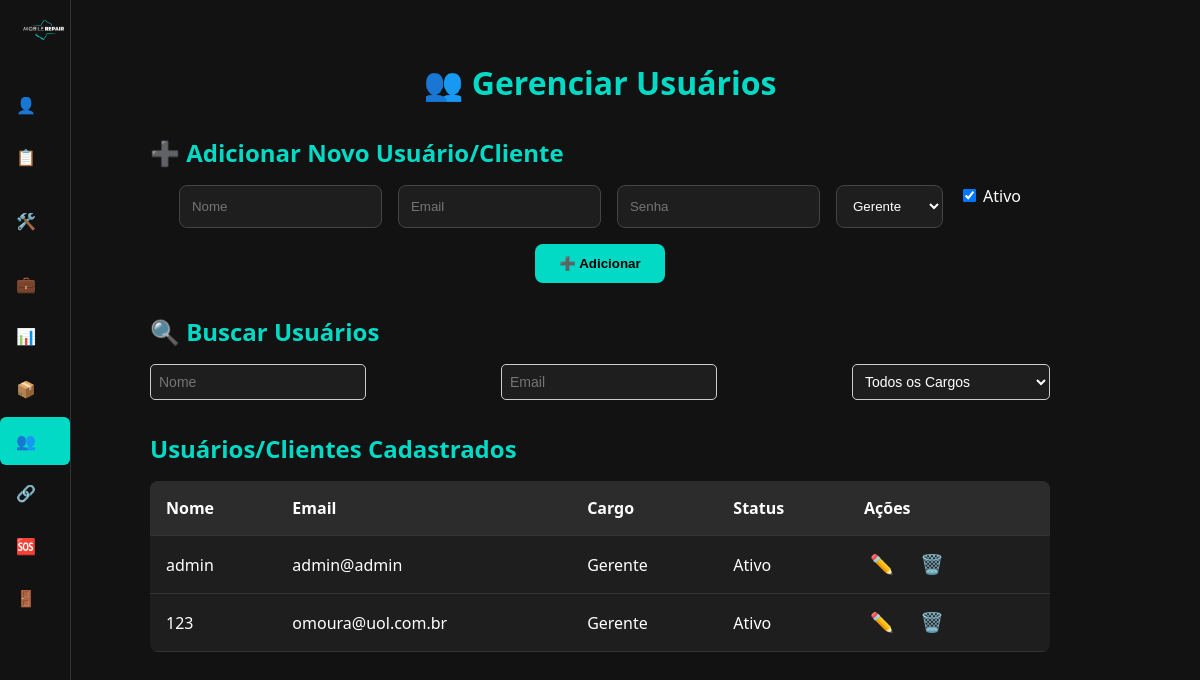
The app's page /usuarios.php (signed in), older data.
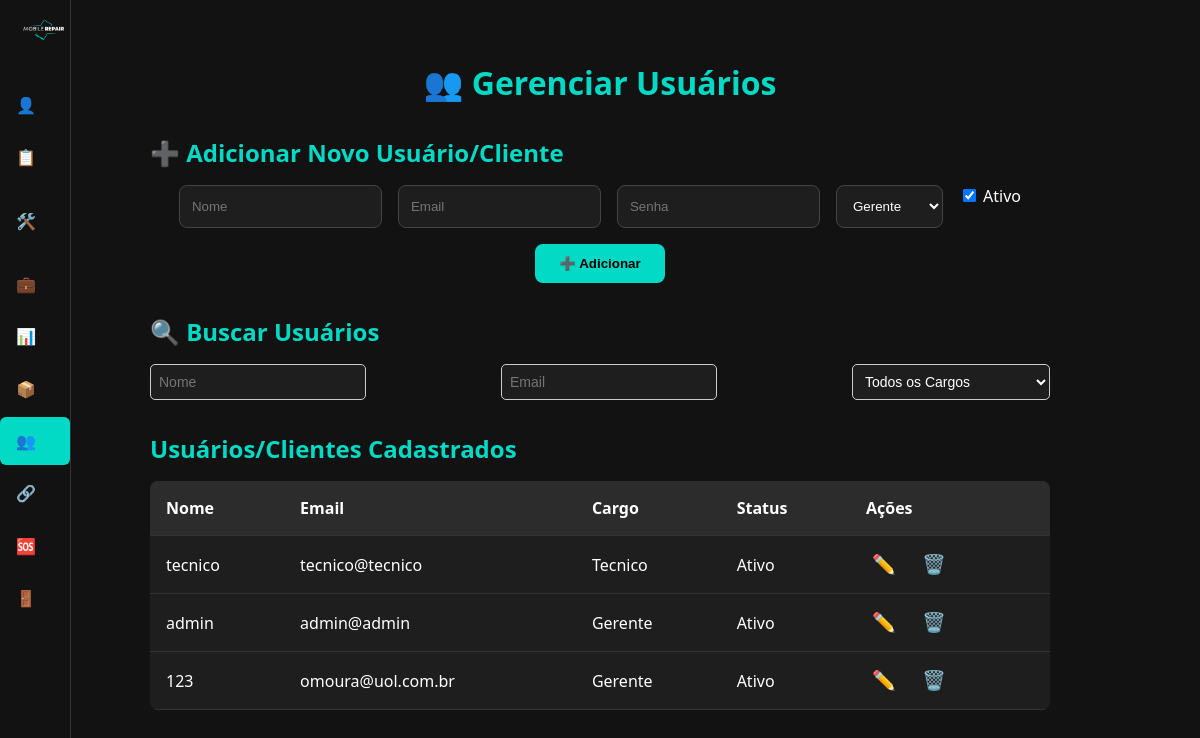
The same page, newer data.
### tables this page shows
CREATE TABLE `usuario` (
  `id_usuario` int(11) NOT NULL,
  `email` varchar(100) DEFAULT NULL,
  `senha` varchar(100) DEFAULT NULL,
  `cargo` varchar(50) DEFAULT NULL,
  `nome_completo` varchar(100) DEFAULT NULL,
  `ativo` int(11) DEFAULT NULL,
  `senha_temporaria` tinyint(1) DEFAULT 0
);

### usuarios.php (the view, shortened to what this page needs)
<?php
require_once 'conexao.php';
$filtroCargo = isset($_GET['filtro_cargo']) ? $_GET['filtro_cargo'] : '';
if ($filtroCargo === 'Cliente') {
    $sqlUsuarios = "SELECT cpf, nome AS nome_completo, email, 'Cliente' AS cargo, 1 AS ativo, telefone, endereco
                    FROM cliente ORDER BY cpf DESC";
} else {
    $sqlUsuarios = "SELECT id_usuario, nome_completo, email, cargo, ativo FROM usuario ORDER BY id_usuario DESC";
}
$stmtUsuarios = $pdo->query($sqlUsuarios);
$usuarios = $stmtUsuarios->fetchAll(PDO::FETCH_ASSOC);
$menus = [
    'Gerente' => [
        ['href' => 'dashboard.php', 'icon' => '👤', 'text' => 'Perfil'],
        ['href' => 'cadastro-cliente.php', 'icon' => '📋', 'text' => 'Cadastro Cliente'],
        ['href' => 'cadastro-ordem_serv.php', 'icon' => '🛠️', 'text' => 'Cadastro de<br>Ordem de Serviço'],
        ['href' => 'ordem_serv.php', 'icon' => '💼', 'text' => 'Ordem de serviço'],
        ['href' => 'relatorio.php', 'icon' => '📊', 'text' => 'Relatórios'],
        ['href' => 'estoque.php', 'icon' => '📦', 'text' => 'Estoque'],
        ['href' => 'usuarios.php', 'icon' => '👥', 'text' => 'Usuários'],
        ['href' => 'fornecedor.php', 'icon' => '🔗', 'text' => 'Fornecedores'],
        ['href' => 'suporte.php', 'icon' => '🆘', 'text' => 'Suporte'],
        ['href' => 'logout.php', 'icon' => '🚪', 'text' => 'Sair']
    ],
];
$menuItems = isset($_SESSION['cargo']) && isset($menus[$_SESSION['cargo']]) ? $menus[$_SESSION['cargo']] : [];
?>
<!DOCTYPE html>
<html lang="pt-br">
<head>
  <link rel="stylesheet" href="css/usuarios.css" />
  <link rel="stylesheet" href="css/sidebar.css" />
</head>
<body>
  <nav class="sidebar">
    <div class="logo">
      <img src="img/logo.png" alt="Logo do sistema">
    </div>
    <ul class="menu">
      <?php foreach ($menuItems as $item): ?>
        <li><a href="<?php echo $item['href']; ?>" <?php echo $item['href'] === 'usuarios.php' ? 'class="active"' : ''; ?>><?php echo $item['icon']; ?> <span><?php echo $item['text']; ?></span></a></li>
      <?php endforeach; ?>
    </ul>
  </nav>
  <div class="usuarios-container">
    <h1>👥 Gerenciar Usuários</h1>
    <div class="add-usuario">
      <h2>➕ Adicionar Novo Usuário/Cliente</h2>
      <form class="form-adicionar" method="POST" action="">
        <input type="text" name="nome" placeholder="Nome" required />
        <input type="email" name="email" placeholder="Email" required />
        <input type="password" name="senha" placeholder="Senha" id="campo-senha" />
        <select name="cargo" id="cargo" required onchange="toggleCampos()">
          <option value="Gerente">Gerente</option>
        </select>
        <label>
          <input type="checkbox" name="ativo" checked> Ativo
        </label>
        <button type="submit">➕ Adicionar</button>
      </form>
    </div>
        <div class="filtro-container">
      <h2>🔍 Buscar Usuários</h2>
      <div class="filtro">
        <input type="text" id="filtro-nome" placeholder="Nome" class="filtro-input">
        <input type="text" id="filtro-email" placeholder="Email" class="filtro-input">
        <select id="filtro-cargo" class="filtro-input" onchange="atualizarFiltro()">
            <option value="">Todos os Cargos</option>
        </select>
      </div>
    </div>
    <div class="tabela-usuarios">
      <h2>Usuários/Clientes Cadastrados</h2>
      <table class="usuarios-table">
  <thead>
    <tr>
      <th>Nome</th>
      <th>Email</th>
      <th>Cargo</th>
      <th>Status</th>
      <th>Ações</th>
    </tr>
  </thead>
  <tbody>
    <?php if (count($usuarios) > 0): ?>
      <?php foreach ($usuarios as $u): ?>
        <tr class="<?php echo $u['ativo'] ? '' : 'inativo'; ?>">
          <td><?php echo htmlspecialchars($u['nome_completo']); ?></td>
          <td><?php echo htmlspecialchars($u['email']); ?></td>
          <td><?php echo htmlspecialchars($u['cargo']); ?></td>
          <td><?php echo $u['ativo'] ? 'Ativo' : 'Inativo'; ?></td>
          <td>
            <button class="editar">✏️</button>
            <button class="excluir">🗑️</button>
          </td>
        </tr>
      <?php endforeach; ?>
    <?php endif; ?>
  </tbody>
</table>
    </div>
  </div>
</body>
</html>

### css/usuarios.css (style rules this page uses)
body { background-color: #121212; color: #fff; font-family: 'Segoe UI', sans-serif; padding: 2rem; }
.usuarios-container { max-width: 900px; margin: 0 auto; }
h1 { text-align: center; margin-bottom: 2rem; color: #03dac6; }
.filtro-container { margin-bottom: 2rem; }
.filtro-container h2 { color: #03dac6; margin-bottom: 1rem; }
.filtro { display: flex; justify-content: space-between; gap: 1rem; }
.filtro-input { padding: 0.75rem; border-radius: 8px; border: none; background-color: #1e1e1e; color: #fff; border: 1px solid #444; font-size: 1rem; width: 22%; }
.add-usuario { margin-bottom: 2rem; }
.add-usuario h2 { color: #03dac6; margin-bottom: 1rem; }
.form-adicionar { display: flex; flex-wrap: wrap; gap: 1rem; justify-content: center; }
.form-adicionar input, .form-adicionar select { padding: 0.75rem; border-radius: 8px; border: none; background-color: #1e1e1e; color: #fff; border: 1px solid #444; }
.form-adicionar button { background-color: #03dac6; border: none; padding: 0.75rem 1.5rem; border-radius: 8px; font-weight: bold; cursor: pointer; color: #000; transition: background-color 0.3s; }
.tabela-usuarios h2 { color: #03dac6; margin-bottom: 1rem; }
.usuarios-table { width: 100%; border-collapse: collapse; background-color: #1e1e1e; border-radius: 8px; overflow: hidden; }
.usuarios-table th, .usuarios-table td { padding: 1rem; text-align: left; border-bottom: 1px solid #333; }
.usuarios-table th { background-color: #2c2c2c; }
.editar, .excluir { background: none; border: none; cursor: pointer; font-size: 1.2rem; margin-right: 10px; color: #03dac6; transition: color 0.3s; }

### css/sidebar.css (style rules this page uses)
.sidebar { position: fixed; top: 0; left: 0; width: 70px; height: 100vh; background-color: #121212; border-right: 1px solid #333; overflow: hidden; transition: width 0.3s ease; z-index: 1000; }
.sidebar .logo { padding: 1.2rem; text-align: center; }
.sidebar .logo img { width: 50px; transition: width 0.3s; }
.sidebar .menu { list-style: none; padding-top: -1rem; padding-left: 0; padding-right: 0; }
.sidebar .menu li { margin: 0.3rem 0; }
.sidebar .menu li a { display: flex; align-items: center; gap: 0.8rem; text-decoration: none; color: #ccc; padding: 0.8rem 1rem; border-radius: 6px; transition: background-color 0.3s, color 0.3s; white-space: nowrap; overflow: hidden; position: relative; }
.sidebar .menu li a.active { background-color: #03dac6; color: #000; font-weight: bold; }

### usuarios.php (style rules this page uses)
.filtro { display: flex; flex-wrap: wrap; gap: 10px; margin-bottom: 15px; }
.filtro input, .filtro select { padding: 8px; font-size: 14px; border: 1px solid #ccc; border-radius: 5px; }

Row changes from the older to the newer data that the page shows:
added usuario: nome_completo "tecnico", email "tecnico@tecnico", cargo "Tecnico", ativo "Ativo"
